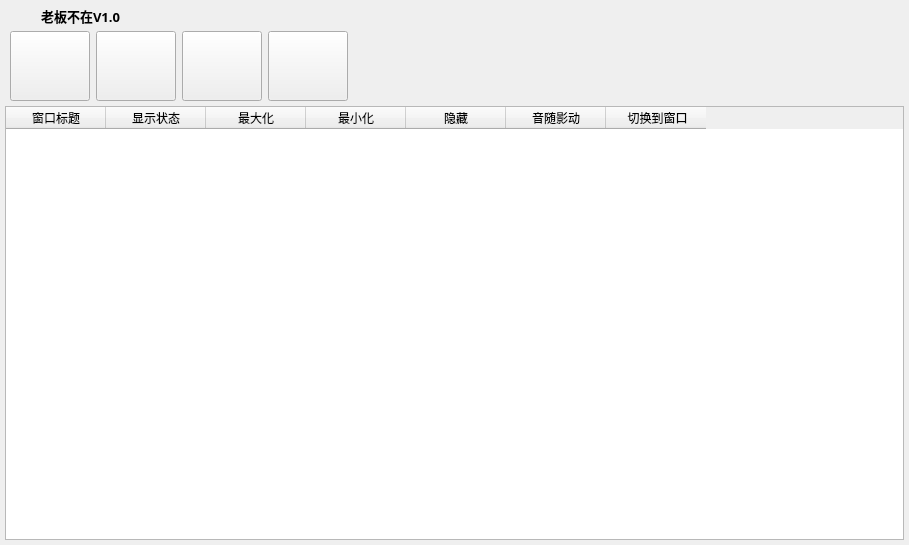
<?xml version="1.0" encoding="UTF-8"?>
<ui version="4.0">
 <class>OneKeyHideClass</class>
 <widget class="QDialog" name="OneKeyHideClass">
  <property name="geometry">
   <rect>
    <x>0</x>
    <y>0</y>
    <width>909</width>
    <height>545</height>
   </rect>
  </property>
  <property name="font">
   <font>
    <family>微软雅黑</family>
    <weight>75</weight>
    <bold>true</bold>
   </font>
  </property>
  <property name="windowTitle">
   <string>OneKeyHide</string>
  </property>
  <layout class="QVBoxLayout" name="verticalLayout">
   <property name="spacing">
    <number>0</number>
   </property>
   <property name="leftMargin">
    <number>5</number>
   </property>
   <property name="topMargin">
    <number>5</number>
   </property>
   <property name="rightMargin">
    <number>5</number>
   </property>
   <property name="bottomMargin">
    <number>5</number>
   </property>
   <item>
    <widget class="QWidget" name="widgetHeader" native="true">
     <property name="minimumSize">
      <size>
       <width>0</width>
       <height>100</height>
      </size>
     </property>
     <layout class="QVBoxLayout" name="verticalLayout_3">
      <property name="leftMargin">
       <number>0</number>
      </property>
      <property name="topMargin">
       <number>0</number>
      </property>
      <property name="rightMargin">
       <number>0</number>
      </property>
      <property name="bottomMargin">
       <number>5</number>
      </property>
      <item>
       <widget class="QWidget" name="widgetMenu" native="true">
        <property name="minimumSize">
         <size>
          <width>0</width>
          <height>20</height>
         </size>
        </property>
        <property name="maximumSize">
         <size>
          <width>16777215</width>
          <height>20</height>
         </size>
        </property>
        <layout class="QHBoxLayout" name="horizontalLayout_3">
         <property name="leftMargin">
          <number>10</number>
         </property>
         <property name="topMargin">
          <number>1</number>
         </property>
         <property name="rightMargin">
          <number>5</number>
         </property>
         <property name="bottomMargin">
          <number>0</number>
         </property>
         <item>
          <widget class="QLabel" name="labelLogo">
           <property name="minimumSize">
            <size>
             <width>20</width>
             <height>20</height>
            </size>
           </property>
           <property name="maximumSize">
            <size>
             <width>20</width>
             <height>20</height>
            </size>
           </property>
           <property name="text">
            <string/>
           </property>
          </widget>
         </item>
         <item>
          <widget class="QLabel" name="labelTitle">
           <property name="minimumSize">
            <size>
             <width>200</width>
             <height>0</height>
            </size>
           </property>
           <property name="maximumSize">
            <size>
             <width>200</width>
             <height>16777215</height>
            </size>
           </property>
           <property name="font">
            <font>
             <family>微软雅黑</family>
             <weight>75</weight>
             <bold>true</bold>
            </font>
           </property>
           <property name="text">
            <string>&lt;html&gt;&lt;head/&gt;&lt;body&gt;&lt;p&gt;&lt;span style=&quot; font-size:10pt; font-weight:600;&quot;&gt;老板不在V1.0&lt;/span&gt;&lt;/p&gt;&lt;/body&gt;&lt;/html&gt;</string>
           </property>
           <property name="textFormat">
            <enum>Qt::RichText</enum>
           </property>
           <property name="alignment">
            <set>Qt::AlignLeading|Qt::AlignLeft|Qt::AlignVCenter</set>
           </property>
          </widget>
         </item>
         <item>
          <spacer name="horizontalSpacer_2">
           <property name="orientation">
            <enum>Qt::Horizontal</enum>
           </property>
           <property name="sizeHint" stdset="0">
            <size>
             <width>40</width>
             <height>20</height>
            </size>
           </property>
          </spacer>
         </item>
         <item>
          <widget class="QPushButton" name="pushButtonMin">
           <property name="minimumSize">
            <size>
             <width>18</width>
             <height>18</height>
            </size>
           </property>
           <property name="maximumSize">
            <size>
             <width>18</width>
             <height>18</height>
            </size>
           </property>
           <property name="styleSheet">
            <string notr="true"/>
           </property>
           <property name="text">
            <string/>
           </property>
           <property name="flat">
            <bool>true</bool>
           </property>
          </widget>
         </item>
         <item>
          <widget class="QPushButton" name="pushButtonMax">
           <property name="minimumSize">
            <size>
             <width>18</width>
             <height>18</height>
            </size>
           </property>
           <property name="maximumSize">
            <size>
             <width>18</width>
             <height>18</height>
            </size>
           </property>
           <property name="styleSheet">
            <string notr="true"/>
           </property>
           <property name="text">
            <string/>
           </property>
           <property name="flat">
            <bool>true</bool>
           </property>
          </widget>
         </item>
         <item>
          <widget class="QPushButton" name="pushButtonClose">
           <property name="minimumSize">
            <size>
             <width>18</width>
             <height>18</height>
            </size>
           </property>
           <property name="maximumSize">
            <size>
             <width>18</width>
             <height>18</height>
            </size>
           </property>
           <property name="styleSheet">
            <string notr="true"/>
           </property>
           <property name="text">
            <string/>
           </property>
           <property name="flat">
            <bool>true</bool>
           </property>
          </widget>
         </item>
        </layout>
       </widget>
      </item>
      <item>
       <widget class="QWidget" name="widgetToolButton" native="true">
        <layout class="QHBoxLayout" name="horizontalLayout_2">
         <property name="leftMargin">
          <number>5</number>
         </property>
         <property name="topMargin">
          <number>0</number>
         </property>
         <property name="rightMargin">
          <number>10</number>
         </property>
         <property name="bottomMargin">
          <number>0</number>
         </property>
         <item>
          <widget class="QPushButton" name="pushButtonHome">
           <property name="minimumSize">
            <size>
             <width>80</width>
             <height>70</height>
            </size>
           </property>
           <property name="maximumSize">
            <size>
             <width>80</width>
             <height>70</height>
            </size>
           </property>
           <property name="text">
            <string/>
           </property>
           <property name="checkable">
            <bool>true</bool>
           </property>
           <property name="autoExclusive">
            <bool>true</bool>
           </property>
          </widget>
         </item>
         <item>
          <widget class="QPushButton" name="pushButtonNewHide">
           <property name="minimumSize">
            <size>
             <width>80</width>
             <height>70</height>
            </size>
           </property>
           <property name="maximumSize">
            <size>
             <width>80</width>
             <height>70</height>
            </size>
           </property>
           <property name="styleSheet">
            <string notr="true"/>
           </property>
           <property name="text">
            <string/>
           </property>
           <property name="checkable">
            <bool>true</bool>
           </property>
           <property name="autoExclusive">
            <bool>true</bool>
           </property>
          </widget>
         </item>
         <item>
          <widget class="QPushButton" name="pushButtonSettings">
           <property name="minimumSize">
            <size>
             <width>80</width>
             <height>70</height>
            </size>
           </property>
           <property name="maximumSize">
            <size>
             <width>80</width>
             <height>70</height>
            </size>
           </property>
           <property name="styleSheet">
            <string notr="true"/>
           </property>
           <property name="text">
            <string/>
           </property>
           <property name="checkable">
            <bool>true</bool>
           </property>
           <property name="autoExclusive">
            <bool>true</bool>
           </property>
          </widget>
         </item>
         <item>
          <widget class="QPushButton" name="pushButtonHelp">
           <property name="minimumSize">
            <size>
             <width>80</width>
             <height>70</height>
            </size>
           </property>
           <property name="maximumSize">
            <size>
             <width>80</width>
             <height>70</height>
            </size>
           </property>
           <property name="styleSheet">
            <string notr="true"/>
           </property>
           <property name="text">
            <string/>
           </property>
           <property name="checkable">
            <bool>true</bool>
           </property>
           <property name="autoExclusive">
            <bool>true</bool>
           </property>
          </widget>
         </item>
         <item>
          <spacer name="horizontalSpacer">
           <property name="orientation">
            <enum>Qt::Horizontal</enum>
           </property>
           <property name="sizeHint" stdset="0">
            <size>
             <width>40</width>
             <height>20</height>
            </size>
           </property>
          </spacer>
         </item>
         <item>
          <widget class="QLabel" name="labelBigLogo">
           <property name="minimumSize">
            <size>
             <width>70</width>
             <height>70</height>
            </size>
           </property>
           <property name="maximumSize">
            <size>
             <width>70</width>
             <height>70</height>
            </size>
           </property>
           <property name="text">
            <string/>
           </property>
          </widget>
         </item>
        </layout>
       </widget>
      </item>
     </layout>
    </widget>
   </item>
   <item>
    <widget class="QStackedWidget" name="stackedWidget">
     <widget class="QWidget" name="pageHome">
      <layout class="QVBoxLayout" name="verticalLayout_2">
       <property name="spacing">
        <number>0</number>
       </property>
       <property name="leftMargin">
        <number>0</number>
       </property>
       <property name="topMargin">
        <number>0</number>
       </property>
       <property name="rightMargin">
        <number>0</number>
       </property>
       <property name="bottomMargin">
        <number>0</number>
       </property>
       <item>
        <widget class="QTableWidget" name="tableWidgetHiding">
         <property name="editTriggers">
          <set>QAbstractItemView::NoEditTriggers</set>
         </property>
         <property name="selectionMode">
          <enum>QAbstractItemView::SingleSelection</enum>
         </property>
         <property name="selectionBehavior">
          <enum>QAbstractItemView::SelectRows</enum>
         </property>
         <column>
          <property name="text">
           <string>窗口标题</string>
          </property>
         </column>
         <column>
          <property name="text">
           <string>显示状态</string>
          </property>
         </column>
         <column>
          <property name="text">
           <string>最大化</string>
          </property>
         </column>
         <column>
          <property name="text">
           <string>最小化</string>
          </property>
         </column>
         <column>
          <property name="text">
           <string>隐藏</string>
          </property>
         </column>
         <column>
          <property name="text">
           <string>音随影动</string>
          </property>
         </column>
         <column>
          <property name="text">
           <string> 切换到窗口</string>
          </property>
         </column>
        </widget>
       </item>
      </layout>
     </widget>
     <widget class="QWidget" name="pageCreate">
      <property name="styleSheet">
       <string notr="true">#pageCreate{
background-color: rgb(255, 255, 255);
}</string>
      </property>
     </widget>
     <widget class="QWidget" name="pageSettings">
      <property name="styleSheet">
       <string notr="true">#pageSettings{
background-color: rgb(255, 255, 255);
}</string>
      </property>
      <layout class="QVBoxLayout" name="verticalLayout_4">
       <item>
        <layout class="QFormLayout" name="formLayout">
         <property name="fieldGrowthPolicy">
          <enum>QFormLayout::AllNonFixedFieldsGrow</enum>
         </property>
         <item row="0" column="0">
          <widget class="QLabel" name="label">
           <property name="minimumSize">
            <size>
             <width>0</width>
             <height>30</height>
            </size>
           </property>
           <property name="maximumSize">
            <size>
             <width>16777215</width>
             <height>30</height>
            </size>
           </property>
           <property name="text">
            <string>程序显隐热键</string>
           </property>
          </widget>
         </item>
         <item row="0" column="1">
          <widget class="QKeySequenceEdit" name="keySequenceEditBoss">
           <property name="minimumSize">
            <size>
             <width>0</width>
             <height>30</height>
            </size>
           </property>
           <property name="maximumSize">
            <size>
             <width>16777215</width>
             <height>30</height>
            </size>
           </property>
           <property name="font">
            <font>
             <family>微软雅黑</family>
             <pointsize>12</pointsize>
             <weight>75</weight>
             <bold>true</bold>
            </font>
           </property>
           <property name="keySequence">
            <string/>
           </property>
          </widget>
         </item>
         <item row="1" column="0">
          <widget class="QLabel" name="label_2">
           <property name="minimumSize">
            <size>
             <width>0</width>
             <height>30</height>
            </size>
           </property>
           <property name="maximumSize">
            <size>
             <width>16777215</width>
             <height>30</height>
            </size>
           </property>
           <property name="text">
            <string>一键显隐全部</string>
           </property>
          </widget>
         </item>
         <item row="1" column="1">
          <widget class="QKeySequenceEdit" name="keySequenceEditOneKey">
           <property name="minimumSize">
            <size>
             <width>0</width>
             <height>30</height>
            </size>
           </property>
           <property name="maximumSize">
            <size>
             <width>16777215</width>
             <height>30</height>
            </size>
           </property>
           <property name="font">
            <font>
             <family>微软雅黑</family>
             <pointsize>12</pointsize>
             <weight>75</weight>
             <bold>true</bold>
            </font>
           </property>
          </widget>
         </item>
        </layout>
       </item>
       <item>
        <widget class="QWidget" name="widget" native="true">
         <widget class="QPushButton" name="pushButtonSettingsSave">
          <property name="geometry">
           <rect>
            <x>780</x>
            <y>160</y>
            <width>81</width>
            <height>33</height>
           </rect>
          </property>
          <property name="minimumSize">
           <size>
            <width>81</width>
            <height>33</height>
           </size>
          </property>
          <property name="maximumSize">
           <size>
            <width>81</width>
            <height>33</height>
           </size>
          </property>
          <property name="text">
           <string>保存设置</string>
          </property>
         </widget>
         <widget class="QPushButton" name="pushButtonSettingsReset">
          <property name="geometry">
           <rect>
            <x>680</x>
            <y>160</y>
            <width>81</width>
            <height>33</height>
           </rect>
          </property>
          <property name="minimumSize">
           <size>
            <width>81</width>
            <height>33</height>
           </size>
          </property>
          <property name="maximumSize">
           <size>
            <width>81</width>
            <height>33</height>
           </size>
          </property>
          <property name="text">
           <string>重置设置</string>
          </property>
         </widget>
        </widget>
       </item>
      </layout>
     </widget>
     <widget class="QWidget" name="pageHelp">
      <property name="styleSheet">
       <string notr="true">#pageHelp{
background-color: rgb(255, 255, 255);
}</string>
      </property>
      <widget class="QTextEdit" name="textEdit">
       <property name="geometry">
        <rect>
         <x>50</x>
         <y>10</y>
         <width>791</width>
         <height>401</height>
        </rect>
       </property>
       <property name="html">
        <string>&lt;!DOCTYPE HTML PUBLIC &quot;-//W3C//DTD HTML 4.0//EN&quot; &quot;http://www.w3.org/TR/REC-html40/strict.dtd&quot;&gt;
&lt;html&gt;&lt;head&gt;&lt;meta name=&quot;qrichtext&quot; content=&quot;1&quot; /&gt;&lt;style type=&quot;text/css&quot;&gt;
p, li { white-space: pre-wrap; }
&lt;/style&gt;&lt;/head&gt;&lt;body style=&quot; font-family:'SimSun'; font-size:9pt; font-weight:400; font-style:normal;&quot;&gt;
&lt;p style=&quot; margin-top:0px; margin-bottom:15px; margin-left:-1px; margin-right:0px; -qt-block-indent:0; text-indent:0px;&quot;&gt;&lt;span style=&quot; font-family:'Segoe UI Semibold,Segoe UI,Lucida Grande,Verdana,Arial,Helvetica,sans-serif'; font-size:x-large; color:#454545;&quot;&gt;Parameters&lt;/span&gt;&lt;/p&gt;
&lt;p style=&quot; margin-top:8px; margin-bottom:0px; margin-left:0px; margin-right:0px; -qt-block-indent:0; text-indent:0px; line-height:20.006px;&quot;&gt;&lt;span style=&quot; font-family:'Segoe UI,Lucida Grande,Verdana,Arial,Helvetica,sans-serif'; font-size:14px; font-style:italic; color:#454545;&quot;&gt;hWnd&lt;/span&gt;&lt;span style=&quot; font-family:'Segoe UI,Lucida Grande,Verdana,Arial,Helvetica,sans-serif'; font-size:14px; color:#454545;&quot;&gt; [in]&lt;/span&gt;&lt;/p&gt;
&lt;p style=&quot; margin-top:0px; margin-bottom:0px; margin-left:30px; margin-right:0px; -qt-block-indent:0; text-indent:0px;&quot;&gt;&lt;span style=&quot; font-family:'Segoe UI,Lucida Grande,Verdana,Arial,Helvetica,sans-serif'; font-size:14px; color:#454545;&quot;&gt;Type: &lt;/span&gt;&lt;span style=&quot; font-family:'Segoe UI,Lucida Grande,Verdana,Arial,Helvetica,sans-serif'; font-size:14px; font-weight:600; color:#454545;&quot;&gt;HWND&lt;/span&gt;&lt;/p&gt;
&lt;p style=&quot; margin-top:0px; margin-bottom:0px; margin-left:30px; margin-right:0px; -qt-block-indent:0; text-indent:0px;&quot;&gt;&lt;span style=&quot; font-family:'Segoe UI,Lucida Grande,Verdana,Arial,Helvetica,sans-serif'; font-size:14px; color:#454545;&quot;&gt;A handle to the window to bring to the top of the Z order.&lt;/span&gt;&lt;/p&gt;
&lt;p style=&quot; margin-top:0px; margin-bottom:15px; margin-left:-1px; margin-right:0px; -qt-block-indent:0; text-indent:0px;&quot;&gt;&lt;span style=&quot; font-family:'Segoe UI Semibold,Segoe UI,Lucida Grande,Verdana,Arial,Helvetica,sans-serif'; font-size:x-large; color:#454545;&quot;&gt;Return value&lt;/span&gt;&lt;/p&gt;
&lt;p style=&quot; margin-top:0px; margin-bottom:0px; margin-left:0px; margin-right:0px; -qt-block-indent:0; text-indent:0px;&quot;&gt;&lt;span style=&quot; font-family:'Segoe UI,Lucida Grande,Verdana,Arial,Helvetica,sans-serif'; font-size:14px; color:#454545;&quot;&gt;Type:&lt;/span&gt;&lt;/p&gt;
&lt;p style=&quot; margin-top:0px; margin-bottom:0px; margin-left:0px; margin-right:0px; -qt-block-indent:0; text-indent:0px;&quot;&gt;&lt;span style=&quot; font-family:'Segoe UI,Lucida Grande,Verdana,Arial,Helvetica,sans-serif'; font-size:14px; font-weight:600; color:#454545;&quot;&gt;Type: BOOL&lt;/span&gt;&lt;/p&gt;
&lt;p style=&quot; margin-top:0px; margin-bottom:0px; margin-left:0px; margin-right:0px; -qt-block-indent:0; text-indent:0px;&quot;&gt;&lt;span style=&quot; font-family:'Segoe UI,Lucida Grande,Verdana,Arial,Helvetica,sans-serif'; font-size:14px; color:#454545;&quot;&gt;If the function succeeds, the return value is nonzero.&lt;/span&gt;&lt;/p&gt;
&lt;p style=&quot; margin-top:0px; margin-bottom:0px; margin-left:0px; margin-right:0px; -qt-block-indent:0; text-indent:0px;&quot;&gt;&lt;span style=&quot; font-family:'Segoe UI,Lucida Grande,Verdana,Arial,Helvetica,sans-serif'; font-size:14px; color:#454545;&quot;&gt;If the function fails, the return value is zero. To get extended error information, call &lt;/span&gt;&lt;a href=&quot;https://msdn.microsoft.com/en-us/library/windows/desktop/ms679360(v=vs.85).aspx&quot;&gt;&lt;span style=&quot; font-family:'Segoe UI Semibold,Segoe UI,Lucida Grande,Verdana,Arial,Helvetica,sans-serif'; font-size:14px; font-weight:600; text-decoration: underline; color:#00188f;&quot;&gt;GetLastError&lt;/span&gt;&lt;/a&gt;&lt;span style=&quot; font-family:'Segoe UI,Lucida Grande,Verdana,Arial,Helvetica,sans-serif'; font-size:14px; color:#454545;&quot;&gt;.&lt;/span&gt;&lt;/p&gt;
&lt;p style=&quot; margin-top:0px; margin-bottom:15px; margin-left:-1px; margin-right:0px; -qt-block-indent:0; text-indent:0px;&quot;&gt;&lt;span style=&quot; font-family:'Segoe UI Semibold,Segoe UI,Lucida Grande,Verdana,Arial,Helvetica,sans-serif'; font-size:x-large; color:#454545;&quot;&gt;Remarks&lt;/span&gt;&lt;/p&gt;
&lt;p style=&quot; margin-top:0px; margin-bottom:0px; margin-left:0px; margin-right:0px; -qt-block-indent:0; text-indent:0px;&quot;&gt;&lt;span style=&quot; font-family:'Segoe UI,Lucida Grande,Verdana,Arial,Helvetica,sans-serif'; font-size:14px; color:#454545;&quot;&gt;Use the &lt;/span&gt;&lt;span style=&quot; font-family:'Segoe UI,Lucida Grande,Verdana,Arial,Helvetica,sans-serif'; font-size:14px; font-weight:600; color:#454545;&quot;&gt;BringWindowToTop&lt;/span&gt;&lt;span style=&quot; font-family:'Segoe UI,Lucida Grande,Verdana,Arial,Helvetica,sans-serif'; font-size:14px; color:#454545;&quot;&gt; function to uncover any window that is partially or completely obscured by other windows.&lt;/span&gt;&lt;/p&gt;
&lt;p style=&quot; margin-top:0px; margin-bottom:0px; margin-left:0px; margin-right:0px; -qt-block-indent:0; text-indent:0px;&quot;&gt;&lt;span style=&quot; font-family:'Segoe UI,Lucida Grande,Verdana,Arial,Helvetica,sans-serif'; font-size:14px; color:#454545;&quot;&gt;Calling this function is similar to calling the &lt;/span&gt;&lt;a href=&quot;https://msdn.microsoft.com/en-us/library/windows/desktop/ms633545(v=vs.85).aspx&quot;&gt;&lt;span style=&quot; font-family:'Segoe UI Semibold,Segoe UI,Lucida Grande,Verdana,Arial,Helvetica,sans-serif'; font-size:14px; font-weight:600; text-decoration: underline; color:#00188f;&quot;&gt;SetWindowPos&lt;/span&gt;&lt;/a&gt;&lt;span style=&quot; font-family:'Segoe UI,Lucida Grande,Verdana,Arial,Helvetica,sans-serif'; font-size:14px; color:#454545;&quot;&gt; function to change a window's position in the Z order. &lt;/span&gt;&lt;span style=&quot; font-family:'Segoe UI,Lucida Grande,Verdana,Arial,Helvetica,sans-serif'; font-size:14px; font-weight:600; color:#454545;&quot;&gt;BringWindowToTop&lt;/span&gt;&lt;span style=&quot; font-family:'Segoe UI,Lucida Grande,Verdana,Arial,Helvetica,sans-serif'; font-size:14px; color:#454545;&quot;&gt; does not make a window a top-level window.&lt;/span&gt;&lt;/p&gt;&lt;/body&gt;&lt;/html&gt;</string>
       </property>
      </widget>
     </widget>
    </widget>
   </item>
  </layout>
 </widget>
 <layoutdefault spacing="6" margin="11"/>
 <resources>
  <include location="../onekeyhide.qrc"/>
 </resources>
 <connections/>
</ui>
